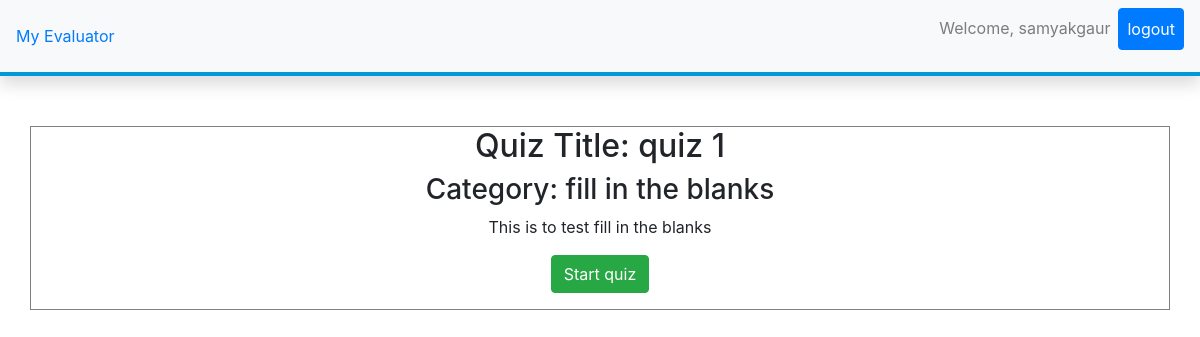
/fib/ (signed in), run on the app's committed database.
### quiz/models.py (models this page shows, shortened)
class Quiz(models.Model):
    title = models.CharField(
        verbose_name=_("Title"),
        max_length=60, blank=False)
    description = models.TextField(
        verbose_name=_("Description"),
        blank=True, help_text=_("a description of the quiz"))
    url = models.SlugField(
        max_length=60, blank=False,
        help_text=_("a user friendly url"),
        verbose_name=_("user friendly url"))
    category = models.ForeignKey(
        Category, null=True, blank=True,
        verbose_name=_("Category"), on_delete=models.CASCADE)
    random_order = models.BooleanField(
        blank=False, default=False,
        verbose_name=_("Random Order"),
        help_text=_("Display the questions in "
                    "a random order or as they "
                    "are set?"))
    max_questions = models.PositiveIntegerField(
        blank=True, null=True, verbose_name=_("Max Questions"),
        help_text=_("Number of questions to be answered on each attempt."))
    answers_at_end = models.BooleanField(
        blank=False, default=False,
        help_text=_("Correct answer is NOT shown after question."
                    " Answers displayed at the end."),
        verbose_name=_("Answers at end"))
    exam_paper = models.BooleanField(
        blank=False, default=False,
        help_text=_("If yes, the result of each"
                    " attempt by a user will be"
                    " stored. Necessary for marking."),
        verbose_name=_("Exam Paper"))
    single_attempt = models.BooleanField(
        blank=False, default=False,
        help_text=_("If yes, only one attempt by"
                    " a user will be permitted."
                    " Non users cannot sit this exam."),
        verbose_name=_("Single Attempt"))
    pass_mark = models.SmallIntegerField(
        blank=True, default=0,
        verbose_name=_("Pass Mark"),
        help_text=_("Percentage required to pass exam."),
        validators=[MaxValueValidator(100)])
    success_text = models.TextField(
        blank=True, help_text=_("Displayed if user passes."),
        verbose_name=_("Success Text"))
    fail_text = models.TextField(
        verbose_name=_("Fail Text"),
        blank=True, help_text=_("Displayed if user fails."))
    draft = models.BooleanField(
        blank=True, default=False,
        verbose_name=_("Draft"),
        help_text=_("If yes, the quiz is not displayed"
                    " in the quiz list and can only be"
                    " taken by users who can edit"
                    " quizzes."))
    class Meta:
        verbose_name = _("Quiz")
        verbose_name_plural = _("Quizes")

class Category(models.Model):
    category = models.CharField(
        verbose_name=_("Category"),
        max_length=250, blank=True,
        unique=True, null=True)
    objects = CategoryManager()
    class Meta:
        verbose_name = _("Category")
        verbose_name_plural = _("Categories")
    def __str__(self):
        return self.category

### quiz/views.py (the view)
class QuizDetailView(DetailView):
    model = Quiz
    slug_field = 'url'
    def get(self, request, *args, **kwargs):
        self.object = self.get_object()
        if self.object.draft and not request.user.has_perm('quiz.change_quiz'):
            raise PermissionDenied
        context = self.get_context_data(object=self.object)
        return self.render_to_response(context)

### quiz/templates/quiz/quiz_detail.html (shortened to what this page needs)
{% extends 'base.html' %}
{% load i18n %}
{% block content %}
<div class="container" style="border: .5px solid grey;margin-top: 50px;">
    <center>
      <h2>Quiz Title: {{ quiz.title }}</h2>
      <h3>{% trans "Category" %}: {{ quiz.category }}</h3>
      <p>{{ quiz.description }}</p>
      <p>
        <a class="btn btn-success" href="{% url 'quiz_question' quiz_name=quiz.url %}">
        {% trans "Start quiz" %}
        </a>
      </p>
    </center>
</div>
{% endblock %}

### quiz/templates/base.html (shortened to what this page needs)
{% load i18n %}
<!DOCTYPE html>
<html xmlns:fb="http://www.facebook.com/2008/fbml" xmlns="http://www.w3.org/1999/xhtml" xml:lang="en" lang="en" dir="ltr">
<head>
  <link rel="stylesheet" href="https://stackpath.bootstrapcdn.com/bootstrap/4.4.1/css/bootstrap.min.css">
</head>
<body>
  <nav class="navbar shadow navbar-expand-lg navbar-light bg-light" style="border-bottom: 4px solid rgb(0,152,216);">
    <a class="navbar-brand-large" href="{% url 'index' %}">My Evaluator</a>
    <div class="collapse navbar-collapse" id="navbarSupportedContent">
      <ul class="navbar-nav ml-auto">
        <li class="nav-item">
          <p class="nav-link">Welcome, {{ user.username }}</p>
        </li>
        <li class="nav-item ">
          {% if user.is_authenticated %}
          <a class="nav-link btn btn-primary" href="{% url 'logout' %}"><span style="color: white;">logout</span></a>
          {% else %}
          <a class="nav-link btn btn-secondary" href="{% url 'login' %}">Login</a>
          {% endif %}
        </li>
      </ul>
    </div>
  </nav>
  <div>
     {% block content %} {% endblock %}
  </div>
</body>
</html>

### data on the page
Quiz: title "quiz 1", category "fill in the blanks", description "This is to test fill in the blanks"

### other printed values
{{ user.username }} "samyakgaur"
